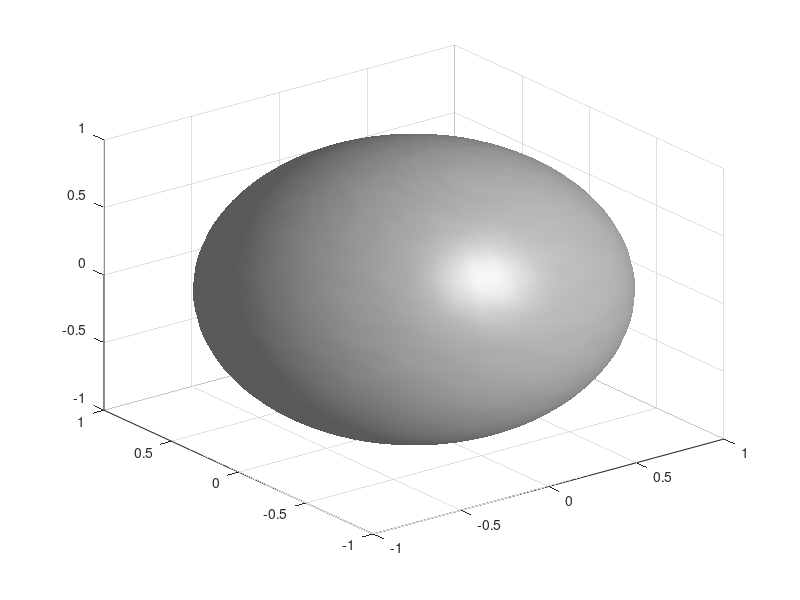

Recreate this plot in MATLAB. (Note: this script raises an error after producing the figure.)
% PLOT_HYPOTHESIS_SPACE   plots the hypothesis space with 3 training
%                         examples 
%
% 2001 written by Ralf Herbrich
% Microsoft Research Cambridge
%
% (c) 2001 Microsoft Corporation.  Reproduced with permission.  All rights reserved.

figure;

%% set of training point of unit length 
%% the data points are given by their latitude and azimuth
data = [[0,pi/4]; [0,-pi/4]; [pi/4,pi/4]];

%% plot sphere
[x,y,z] = sphere (50);
s=surfl (x,y,z);
colormap gray;
shading interp;
alpha (0.6);
hold on;

%% plot grand circles
grid = -1.1:0.05:1.1;
for i=1:length (data)
    [gx,gy,gz] = plane (grid, data (i,1), data (i,2));
    h (i) = surfl (gx,gy,gz);
    shading interp;
    [gx,gy,gz] = grandcircle (100, data (i,1), data (i,2), 1.015);
    plot3(gx,gy,gz,'k-','LineWidth', 3);
end

%% one particular weight vector (polar coordinates)
phi = pi*1.35;
theta = 0.1;

%% transform into cartesian coordinates
xs = (cos (phi) * cos (theta)) * 1;
ys = (sin (phi) * cos (theta)) * 1;
zs = (sin (theta)) * 1;

%% plot the additonal weight vector
[xp,yp,zp] = ellipsoid (xs, ys, zs, 0.03, 0.03, 0.03); 
hold on;
p = surfl (xp, yp, zp);
shading interp;

p = plot3 ([0;xs],[0;ys],[0;zs],'b-','LineWidth', 2);
set (p, 'Color', [1, 1, 1]);


% set (p, 'EdgeColor', [0.1 0.1 0.1]);
set (s, 'EdgeColor', [0.3, 0.3, 0.3]);
set (s, 'EdgeAlpha', 0.4);
for i=1:length (data)
%    set (h (i), 'EdgeColor', [0.5, 0.5, 0.5]);
end 

%% finally, tun off the axises and define a nice view
axis off;
axis equal;
vw =[[0.7133 -0.7009  0.0000  -0.0062];
     [0.2049 0.2085   1.3524  -0.8829];
     [0.6703 0.6821   -0.4135  9.5306];
     [0      0        0        1.0000]];
view(vw)

print -deps ../../ps/hypothesis_space.ps
